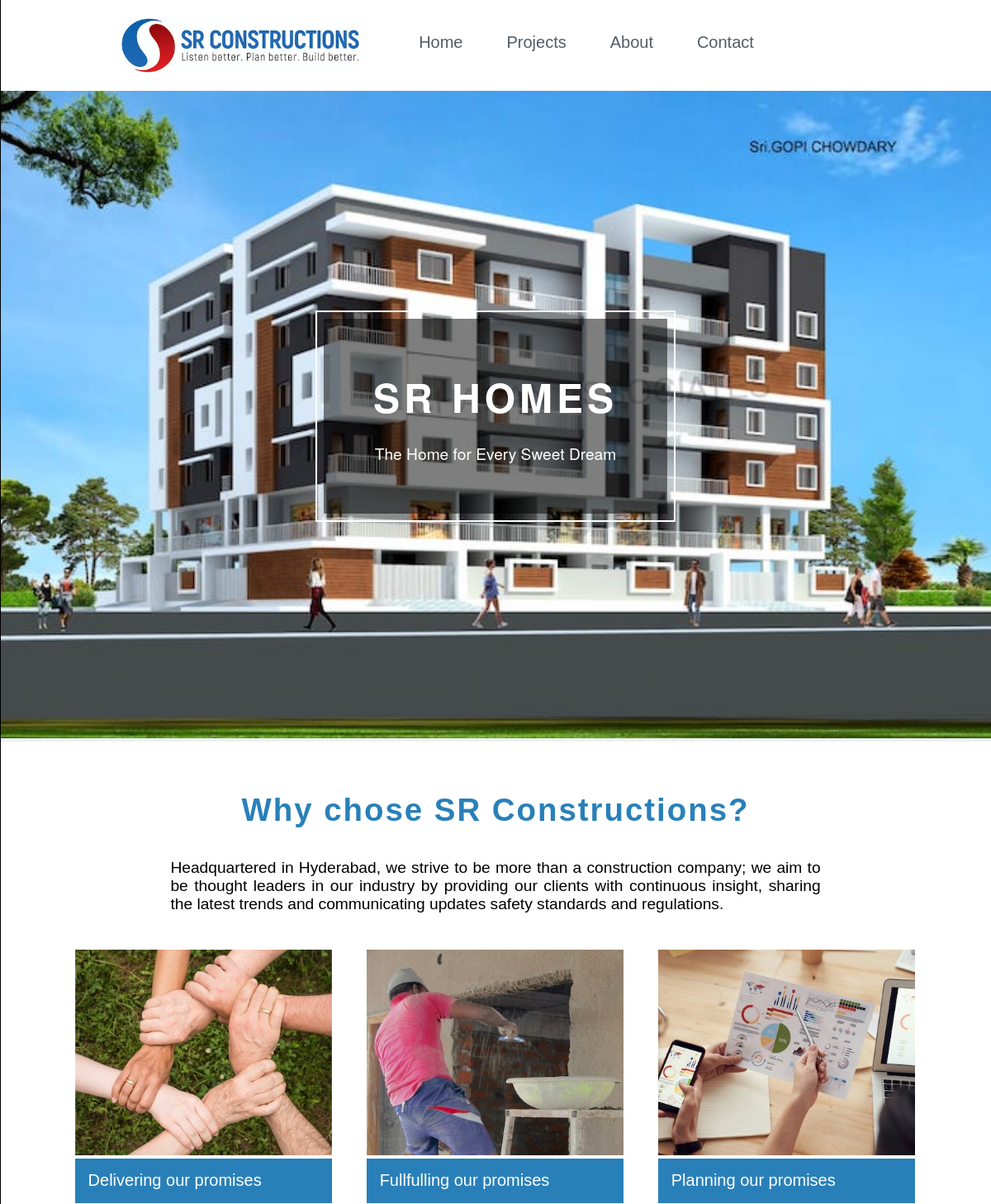
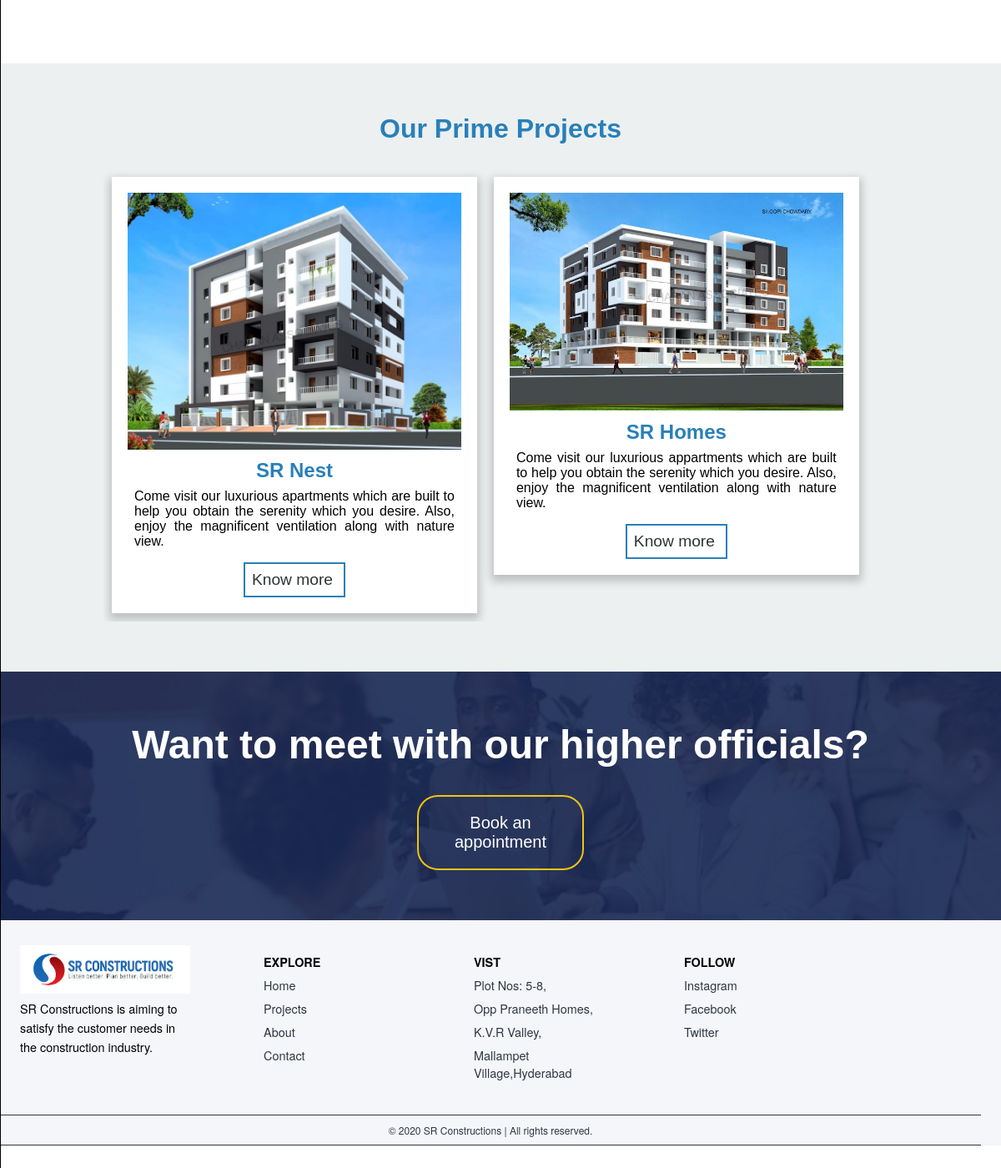
The page / on the database its author committed (2 pictures, top to bottom).
### tables this page shows
CREATE TABLE `project` (
  `projName` longtext NOT NULL,
  `projCapt` longtext NOT NULL,
  `projDesc` longtext NOT NULL,
  `projPrice` int(11) NOT NULL,
  `projImg` longtext NOT NULL,
  `projPrime` text NOT NULL,
  `projConfig` text NOT NULL,
  `id` int(11) NOT NULL
);

### index.php (the view, shortened to what this page needs)
<main style="margin-top:110px">
	<div class="projSlideShow">
		<?php
			require 'Admin_Panel/php/dbh.php';
			$sql = "SELECT * FROM project ORDER BY id DESC LIMIT 5;";
			$stmt = mysqli_stmt_init($conn);
			if (!mysqli_stmt_prepare($stmt,$sql)) {
				echo "Sql statement failed";
			}
			else{
				mysqli_stmt_execute($stmt);
				$result = mysqli_stmt_get_result($stmt);
				while ($row = mysqli_fetch_assoc($result)) {
					echo '
					<div class="projSlide fade">
						<figure>
							<img src="Images/'.$row['projImg'].'">
						</figure>
						<div class="projSlideText">
							<section>
								<span class="projTitle">
									'.$row['projName'].'
								</span>
								<span class="projCapt">
									'.$row['projCapt'].'
								</span>
							</section>
						</div>
					</div>
					';
				}
			}
		?>
	</div>
	<div class="content">
        <div class="quote">
            <h1>Why chose SR Constructions?</h1>
        </div>
        <div class="info">
        	<section>
            	<span>Headquartered in Hyderabad, we strive to be more than a construction company; we aim to be thought leaders in our industry by providing our clients with continuous insight, sharing the latest trends and communicating updates safety standards and regulations.</span>
            </section>
        </div>
        <div class="imagerow">
            <div class="imagecolumn">
            	<section>
            		<figure>
            			<img src="Images/home/happy.jpeg">
            		</figure>
	                <div class="card">
	                    Delivering our promises
	                </div>
            	</section>
            </div>
            <div class="imagecolumn">
            	<section>
            		<figure>
                		<img src="Images/home/worker2.jpeg">
                	</figure>
	                <div class="card">
	                    Fullfulling our promises
	                </div>
	            </section>
            </div>
            <div class="imagecolumn">
            	<section>
            		<figure>
                		<img src="Images/home/plan.jpeg">
                	</figure>
	                <div class="card">
	                    Planning our promises
	                </div>
	            </section>
            </div>
        </div>
    </div>
    <div class="projPrimeBackground">
	    <div class="projPrimes">
	    	<section>
	    		<span class="primeTitle">Our Prime Projects</span>
	    		<div class="primeRow">
	    			<?php
						require 'Admin_Panel/php/dbh.php';
						$yes = 'yes';
						$sql = "SELECT * FROM project WHERE projPrime = ? ORDER BY id DESC LIMIT 4;";
						$stmt = mysqli_stmt_init($conn);
						if (!mysqli_stmt_prepare($stmt,$sql)) {
							echo "Sql statement failed";
						}
						else{
							mysqli_stmt_bind_param($stmt,"s",$yes);
							mysqli_stmt_execute($stmt);
							$result = mysqli_stmt_get_result($stmt);
							while($row = mysqli_fetch_assoc($result)){
								echo '
									<div class="primeColumn">
						    			<figure>
						    				<img src="Images/'.$row['projImg'].'">
						    			</figure>
						    			<span class="projTitle">'.$row['projName'].'</span>
						    			<div class="primeDesc">
						    				'.$row['projDesc'].'
						    			</div>
						    			<form action="projCreate.php" method="post">
											<button type="submit" name="submit" value="'.$row['projName'].'"><span class="know">Know more </span></button>
										</form>
						    		</div>
								';
							}
						}
					?>
	    		</div>
	    	</section>
	    </div>
	</div>
</main>

### MainNavbar/navbar.css (style rules this page uses)
html,body { margin:0; padding:0; min-height: 100%; height:100%; width:100%; }
nav { width:100%; z-index:5; }
.beforenav { width:100%; height:110px; position:fixed; top:0; left:0; right:0; z-index:5; background-color: rgba(255,255,255,0.95); }
.navbar { width:100%; max-width:1500px; height:110px; position:fixed; top:0; left:50%; transform: translateX(-50%); }
.navbar .navbar-left { position:absolute; left:10%; top:50%; transform:translateY(-50%); height:100px; }
.navbar .navbar-left .navImg { height:100%; vertical-align: middle; }
.navbar .navList { text-align: center; margin-top:40px; margin-left:15%; }
.navbar .navList li { display:inline-block; margin-right:1.5%; margin-left:1.5%; padding-right:1%; padding-left:1%; padding-bottom:5px; font-family:"Trebuchet MS",sans-serif; font-size:1.25em; position:relative; }
.navbar .navList a { text-decoration: none; color:#535c68; }
.navbar .navList li::before { content: ''; position:absolute; z-index:-1; left:0; width:0%; height:100%; transition:1s; border-bottom:3px solid #7f8c8d; }

### rows shown on the page
project: projImg (picture), projName "SR HOMES", projCapt "The Home for Every Sweet Dream", projName "SR Homes", projDesc "Come visit our luxurious appartments which are built to help you obtain the serenity which you desire. Also, enjoy the magnificent ventilation along with nature view."
project: projImg (picture), projName "SR Nest", projDesc "Come visit our luxurious apartments which are built to help you obtain the serenity which you desire. Also, enjoy the magnificent ventilation along with nature view."
